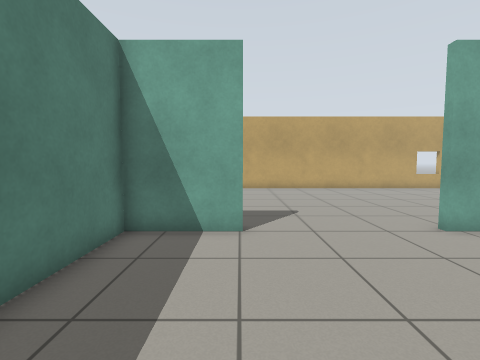
view 1 (above)

24 first-person views from a walk through a robot-simulator world made for Gazebo. The camera is 0.94 m above the floor, tilts 4° down and sees 85° across. The floor is counted in squares, 0.5 m on a side. Each view is taken from the middle of a square. On the plan, view 1 faces up. The plan holds only what a view shows up to about 15 squares ahead; the rest is blank. The place goes on beyond the plan.

view 2
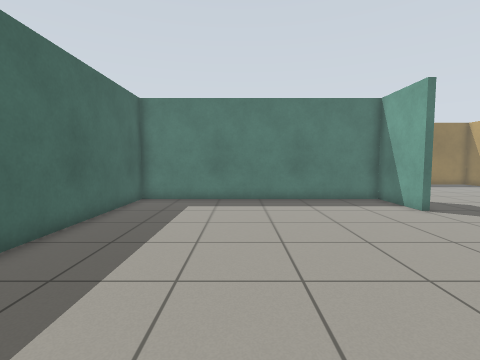

view 3
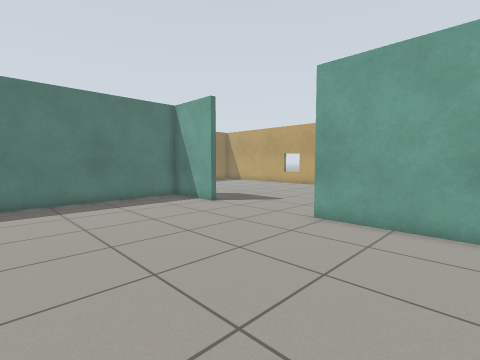

view 4
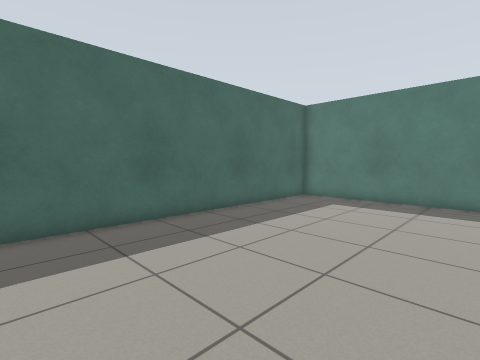

view 5
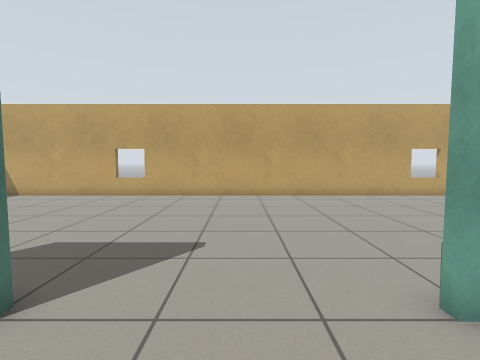

view 6
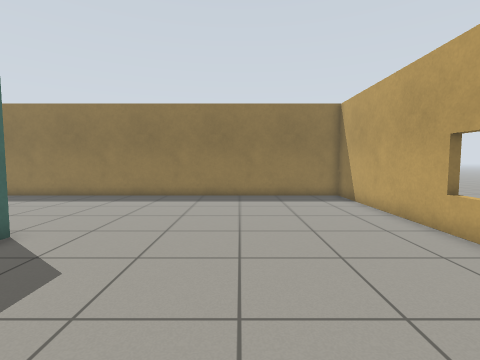

view 7
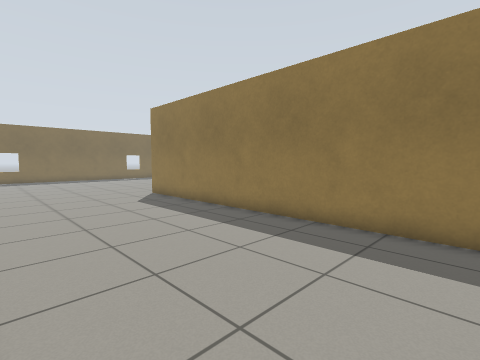

view 8
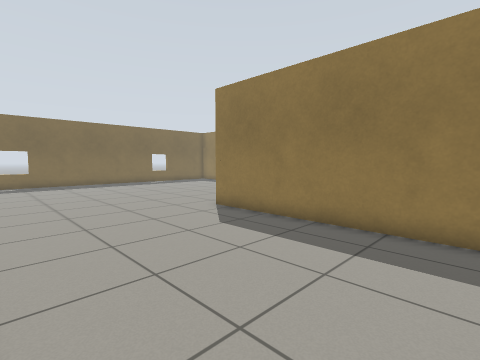

view 9
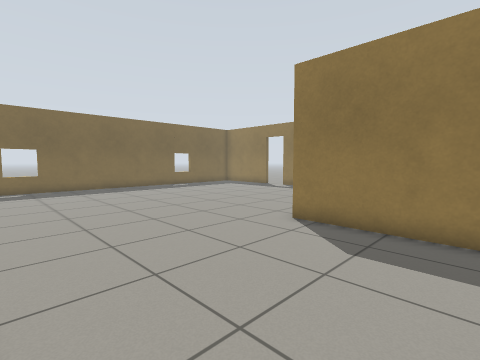

view 10
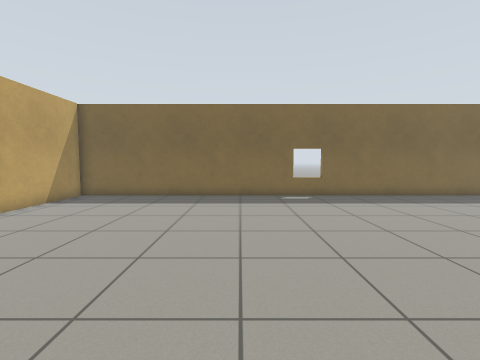

view 11
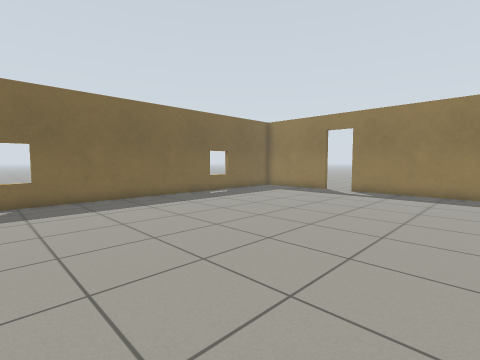

view 12
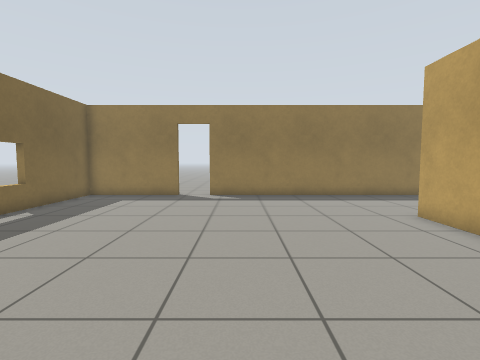

view 13
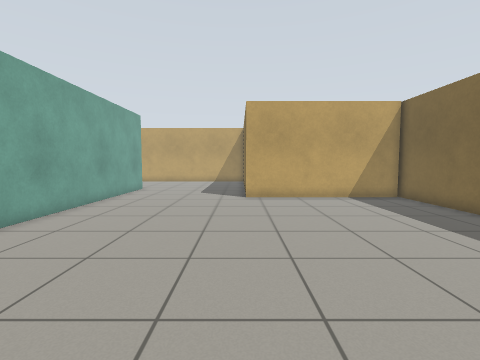

view 14
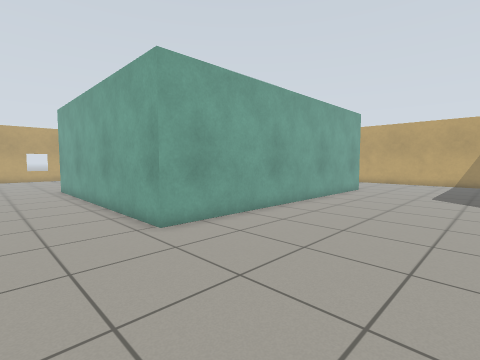

view 15
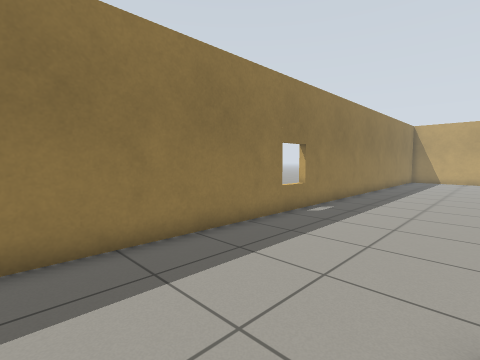

view 16
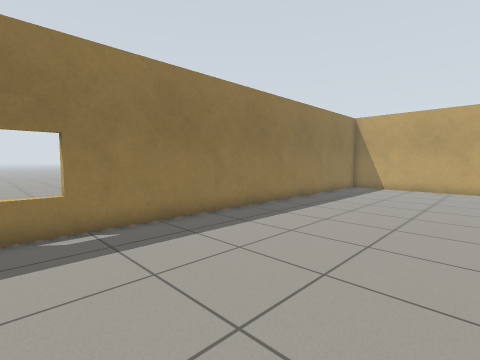

view 17
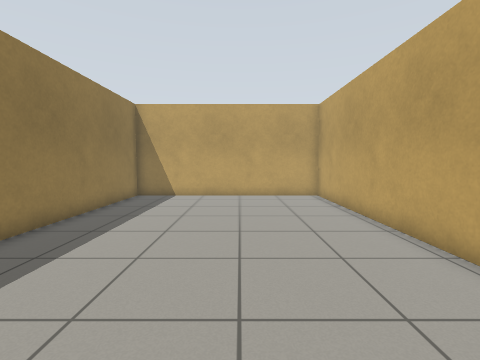

view 18
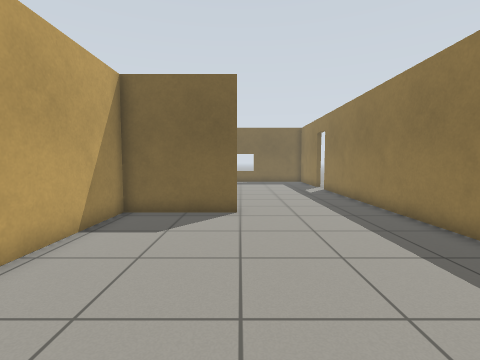

view 19
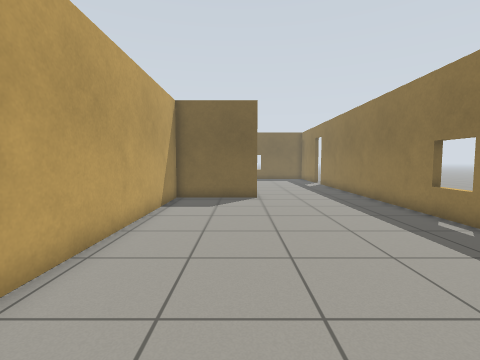

view 20
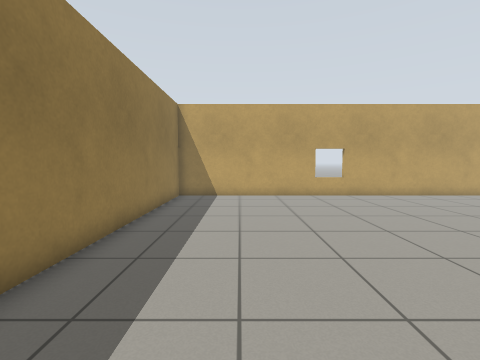

view 21
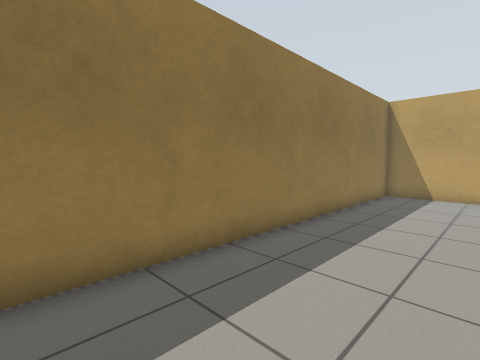

view 22
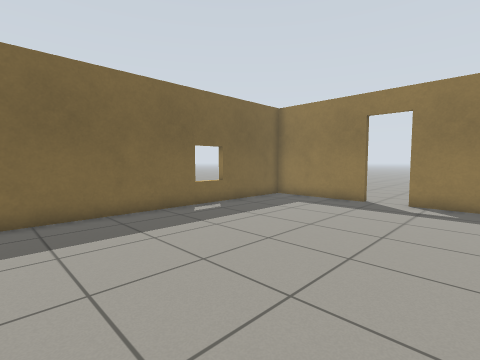

view 23
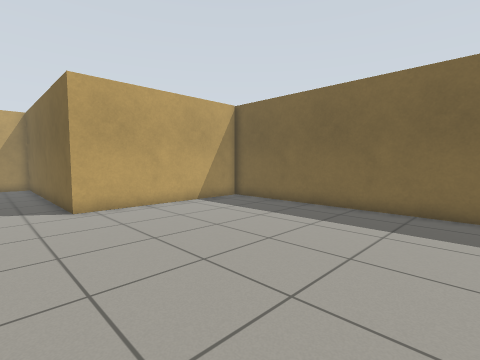

view 24
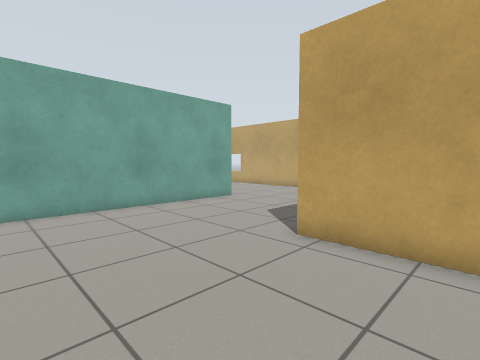

### Floor plan
Points are (right, up) in squares from view 1. A wall is a line through its corners. A room is listed if a view was taken in it or the views show most of it. See-through windows are left out.
Room 1 (views 1, 2, 3, 4, 5)
walls: (0.1, 7.4) (0.1, 7) (-3.1, 7) (-3.1, -4.9) (9.7, -4.9); (9.8, 7) (5.6, 7) (5.6, 7.4)
ways out: opening at (3, 7) to room 2
Room 2 (views 6, 7, 8, 9, 10, 11, 12, 13, 14, 15, 16, 17, 18, 19, 20, 21, 22, 23, 24)
walls: (-13.5, -5.9) (-16, -5.9); (-16, -5.6) (-11.7, -5.6) (-11.7, 4.5); (-11.7, 8.5) (-11.7, 18.5) (-21.7, 18.5) (-21.7, -13.7); (10.5, -5.2) (-3.4, -5.2) (-3.4, 5.9); (-21.7, -15.5) (-21.7, -20.4) (7, -20.4); (6.8, -18.5) (6.8, -12.3) (10.5, -12.3); (10.5, 18.5) (-11.4, 18.5) (-11.4, -6)
ways out: opening at (3, 7) to room 1; open door at (-22, -14.5)

Positions as (right, up) in squares from view 1, and headings:
1: (0, 0), facing up
2: (10, 0), facing left
3: (10, -1), facing up-left
4: (10, 3), facing down-left
5: (3, 4), facing up
6: (3, 13), facing left
7: (-4, 9), facing down-left
8: (-4, 3), facing down-left
9: (-4, -1), facing down-left
10: (-2, -6), facing down
11: (-5, -7), facing down-left
12: (-7, -12), facing left
13: (-7, -12), facing right
14: (-7, -12), facing up-right
15: (-16, -9), facing up-left
16: (-14, -1), facing up-left
17: (-16, 4), facing up
18: (-16, 4), facing down
19: (-15, 8), facing down
20: (-8, 4), facing up
21: (-7, 3), facing up-left
22: (-9, -11), facing down-left
23: (-4, -10), facing down-right
24: (1, -16), facing up-right
